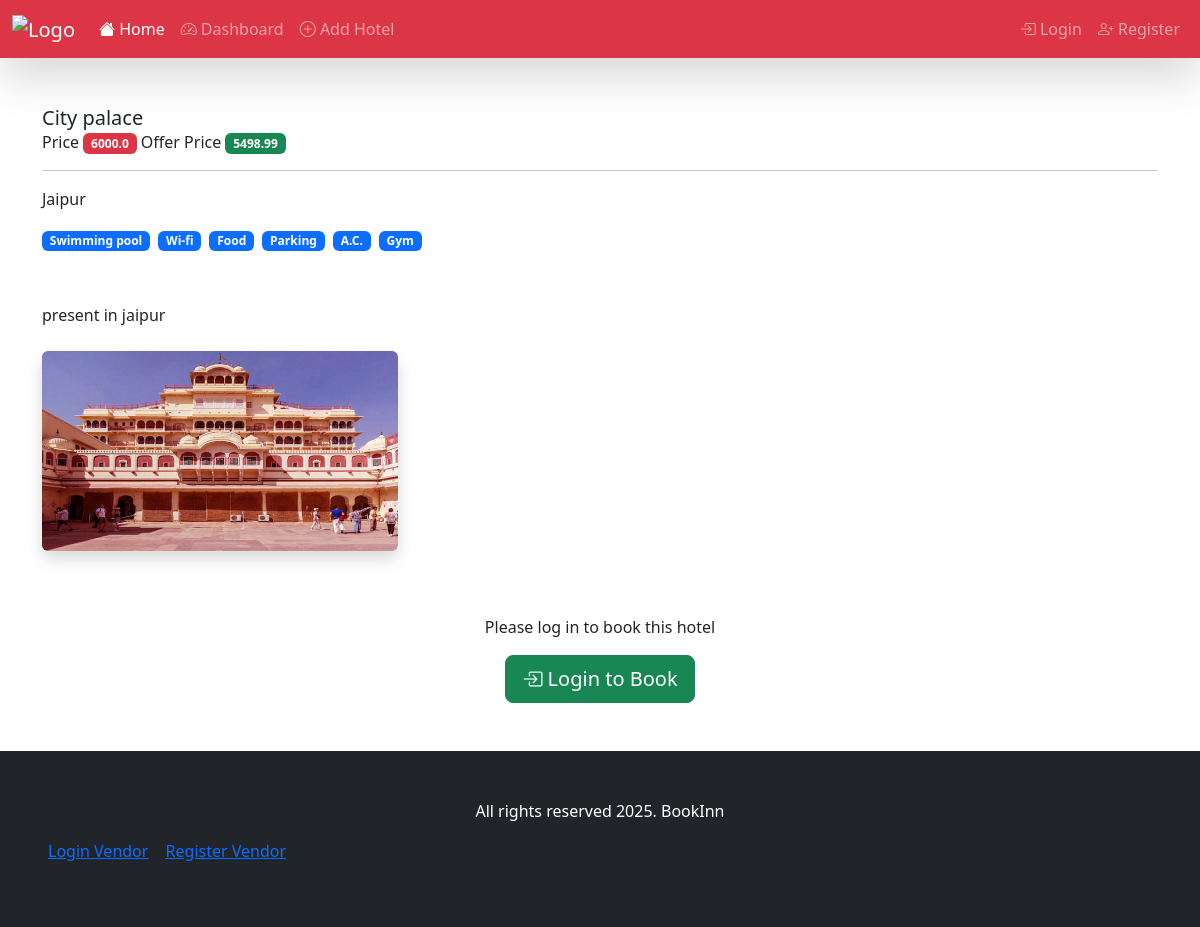
The page /detail/city-palace-70e4988a/ on the database its author committed.
### account/models.py (models this page shows, shortened)
class Hotel(models.Model):
    hotel_name  = models.CharField(max_length = 100)
    hotel_description = models.TextField()
    hotel_slug = models.SlugField(max_length = 1000 , unique  = True)
    hotel_owner = models.ForeignKey(HotelVendor, on_delete = models.CASCADE , related_name = "hotels")
    amenities= models.ManyToManyField(Amenity)
    hotel_price = models.FloatField()
    hotel_offer_price = models.FloatField()
    hotel_location = models.TextField()
    is_active = models.BooleanField(default = True)

class Amenity(models.Model):
    name = models.CharField(max_length = 1000)
    icon = models.ImageField(upload_to="hotels")

class HotelImages(models.Model):
    hotel = models.ForeignKey(Hotel, on_delete=models.CASCADE, related_name='hotel_images')
    image = models.ImageField(upload_to='hotel_images/')
    alt_text = models.CharField(max_length=255, blank=True)
    is_primary = models.BooleanField(default=False)
    uploaded_at = models.DateTimeField(auto_now_add=True, null=True)
    class Meta:
        ordering = ['-is_primary', '-uploaded_at']

### home/views.py (the view, shortened to what this page needs)
# urls.py: path('detail/<slug>/', views.detail, name="detail"),
def detail(request, slug):
    hotel = Hotel.objects.get(hotel_slug = slug)
    return render(request, 'detail.html', context = {'hotel' : hotel})

### home/templates/detail.html (shortened to what this page needs)
{% extends "base.html" %}
{% block start %}
    <div class="container">
        <div class="card-body mt-5">
            <h5 class="card-title">{{ hotel.hotel_name }}</h5>
            Price <span class="badge text-bg-danger">{{ hotel.hotel_price }}</span>
            Offer Price <span class="badge text-bg-success">{{ hotel.hotel_offer_price }}</span>
            <hr>
            <p>{{ hotel.hotel_location }}</p>
            <div class="mb-3">
                {% for amenity in hotel.amenities.all %}
                    <span class="badge text-bg-primary me-1 mb-1">{{ amenity.name }}</span>
                {% empty %}
                    <span class="badge text-bg-secondary">No amenities available</span>
                {% endfor %}
            </div>
            <p class="mt-5">{{ hotel.hotel_description|safe }}</p>
            <div class="row mt-4">
                {% for image in hotel.hotel_images.all %}
                    <div class="col-md-4 col-sm-6 mb-3">
                        <img src="/media/{{ image.image }}" class="img-fluid rounded shadow"
                             alt="{{ image.alt_text|default:hotel.hotel_name }}"
                             style="height: 200px; object-fit: cover; width: 100%;">
                    </div>
                {% empty %}
                    <div class="col-12">
                        <p class="text-muted">No images available for this hotel.</p>
                    </div>
                {% endfor %}
            </div>
            {% if request.user.is_authenticated %}
                <div class="mt-5">
                    <h4 class="mb-4">Book Your Stay</h4>
                    <form method="POST">
                        {% csrf_token %}
                        {% include "alerts.html" %}
                        <div class="row">
                            <div class="col-md-6">
                                <div class="mb-3">
                                    <label for="start_date" class="form-label">Check-in Date</label>
                                    <input type="date" name="start_date" class="form-control" id="start_date" required>
                                </div>
                            </div>
                            <div class="col-md-6">
                                <div class="mb-3">
                                    <label for="end_date" class="form-label">Check-out Date</label>
                                    <input type="date" name="end_date" class="form-control" id="end_date" required>
                                </div>
                            </div>
                        </div>
                        <div class="row">
                            <div class="col-md-6">
                                <div class="mb-3">
                                    <label for="guests" class="form-label">Number of Guests</label>
                                    <select name="guests" class="form-control" id="guests" required>
                                        <option value="">Select guests</option>
                                        <option value="1">1 Guest</option>
                                        <option value="2">2 Guests</option>
                                        <option value="3">3 Guests</option>
                                        <option value="4">4 Guests</option>
                                        <option value="5">5+ Guests</option>
                                    </select>
                                </div>
                            </div>
                            <div class="col-md-6">
                                <div class="mb-3">
                                    <label for="rooms" class="form-label">Number of Rooms</label>
                                    <select name="rooms" class="form-control" id="rooms" required>
                                        <option value="">Select rooms</option>
                                        <option value="1">1 Room</option>
                                        <option value="2">2 Rooms</option>
                                        <option value="3">3 Rooms</option>
                                        <option value="4">4+ Rooms</option>
                                    </select>
                                </div>
                            </div>
                        </div>
                        <div class="mb-3">
                            <label for="special_requests" class="form-label">Special Requests (Optional)</label>
                            <textarea name="special_requests" class="form-control" id="special_requests" rows="3" placeholder="Any special requests or preferences..."></textarea>
                        </div>
                        <button type="submit" class="btn btn-danger btn-lg">
                            <i class="bi bi-calendar-check"></i> Book Now
                        </button>
                    </form>
                </div>
            {% else %}
                <div class="mt-5 text-center">
                    <p class="mb-3">Please log in to book this hotel</p>
                    <a href="{% url 'login_page' %}" class="btn btn-success btn-lg">
                        <i class="bi bi-box-arrow-in-right"></i> Login to Book
                    </a>
                </div>
            {% endif %}
        </div>
    </div>
{% endblock %}

### rows shown on the page
Hotel: hotel_name "City palace", hotel_price "6000.0", hotel_offer_price "5498.99", hotel_location "Jaipur", hotel_description "present in jaipur"
Amenity: name "Swimming pool"
Amenity: name "Wi-fi"
Amenity: name "Food"
Amenity: name "Parking"
Amenity: name "A.C."
Amenity: name "Gym"
HotelImages: image (picture)
